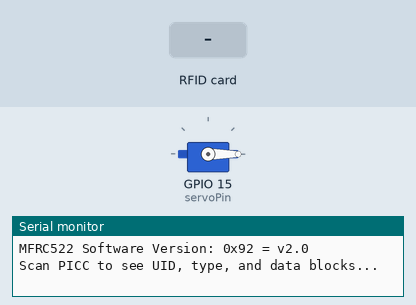
Simulated run of this sketch. Board: ESP32. On the bench: servo, the last lines printed to the serial monitor. The inputs (shaded band) are chosen by the test bench.

Above: at 1.7 s.
1.8 s: RFID card 93 AD F7 20 held to the reader
At 2.6 s:
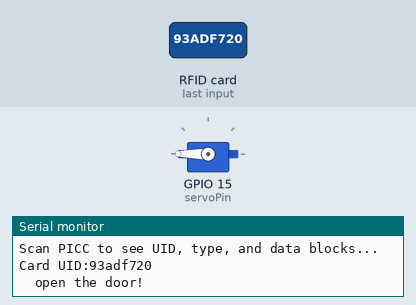
3.3 s: RFID card 39 B6 46 C2 held to the reader
4.8 s: RFID card 5E 7A 19 C4 held to the reader
Timing chart, 0 to 7.8 s (numbered marks = the images above; inputs shaded):
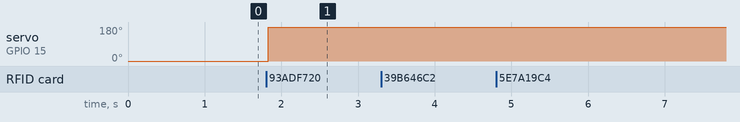

The sketch:

Project_32.2_RFID_Control_Servo.ino
```cpp
//*************************************************************************************
/*
 * Filename    : RFID mfrc522 Control Servo
 * Description : RFID controlled steering gear simulated door opening
 * Author      : http//www.keyestudio.com
*/
#include <Wire.h>
#include "MFRC522_I2C.h"
// IIC pins default to GPIO21 and GPIO22 of ESP32
// 0x28 is the i2c address of SDA, if doesn't match，please check your address with i2c.
MFRC522 mfrc522(0x28);   // create MFRC522.

#include <ESP32Servo.h>
Servo myservo;  // create servo object to control a servo
int servoPin = 15; // Servo motor pin

String rfid_str = "";

void setup() {
  Serial.begin(115200);
  Wire.begin();
  mfrc522.PCD_Init();
  ShowReaderDetails();            // dispaly PCD - MFRC522 read carder
  Serial.println(F("Scan PICC to see UID, type, and data blocks..."));

  myservo.setPeriodHertz(50);           // standard 50 hz servo
  myservo.attach(servoPin, 500, 2500);  // attaches the servo on servoPin to the servo object
  myservo.write(0);
  delay(500);
}

void loop() {
   if ( ! mfrc522.PICC_IsNewCardPresent() || ! mfrc522.PICC_ReadCardSerial() ) {
    delay(50);
    return;
  }

  // select one of door cards. UID and SAK are mfrc522.uid.

  // save UID
  rfid_str = ""; //String emptying
  Serial.print(F("Card UID:"));
  for (byte i = 0; i < mfrc522.uid.size; i++) {
    rfid_str = rfid_str + String(mfrc522.uid.uidByte[i], HEX);  //Convert to string
    //Serial.print(mfrc522.uid.uidByte[i] < 0x10 ? " 0" : " ");
    //Serial.print(mfrc522.uid.uidByte[i], HEX);
  }
  Serial.println(rfid_str);

  if (rfid_str == "93adf720" || rfid_str == "39b646c2") {
    myservo.write(180);
    delay(500);
    Serial.println("  open the door!");
    }
}

void ShowReaderDetails() {
  //  attain the MFRC522 software
  byte v = mfrc522.PCD_ReadRegister(mfrc522.VersionReg);
  Serial.print(F("MFRC522 Software Version: 0x"));
  Serial.print(v, HEX);
  if (v == 0x91)
    Serial.print(F(" = v1.0"));
  else if (v == 0x92)
    Serial.print(F(" = v2.0"));
  else
    Serial.print(F(" (unknown)"));
  Serial.println("");
  // when returning to 0x00 or 0xFF, may fail to transmit communication signals
  if ((v == 0x00) || (v == 0xFF)) {
    Serial.println(F("WARNING: Communication failure, is the MFRC522 properly connected?"));
  }
}
//*************************************************************************************
```

Measured:
- after the input at 1.8 s, servo on GPIO 15 (servoPin): 0° → 180° at once
